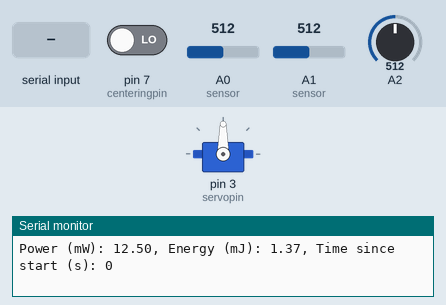
This sketch was run on a simulated Arduino Uno, built with avr-gcc and run on an emulated ATmega328P. Parts: servo, the last lines printed to the serial monitor. Inputs (shaded band) come from the test bench; at power-on: A0 (sensor) = 512, A1 (sensor) = 512, pin 7 (centeringpin) LOW, A2 = 512.

Above: at 1.2 s.
1.3 s: A0 (sensor) set to 716
At 5.1 s:
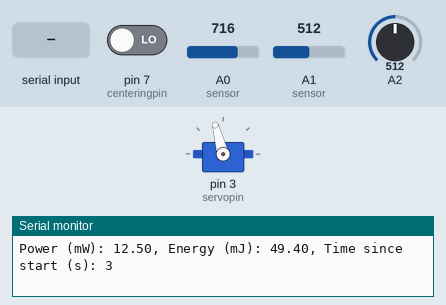
5.6 s: A1 (sensor) set to 716
7.3 s: A0 (sensor) set to 789
At 8.8 s:
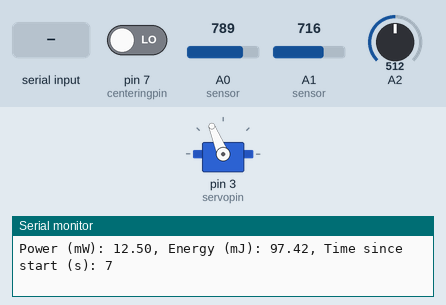
11.6 s: A0 (sensor) set to 814
At 14.4 s:
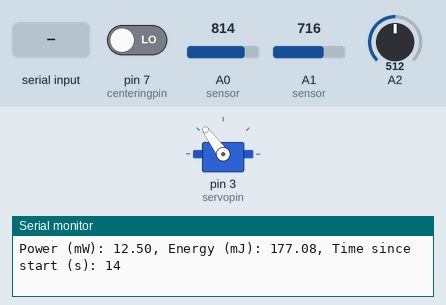
15.1 s: pin 7 (centeringpin) driven HIGH
17.0 s: "1" received over Serial
Timing chart, 0 to 20.0 s (numbered marks = the images above; inputs shaded):
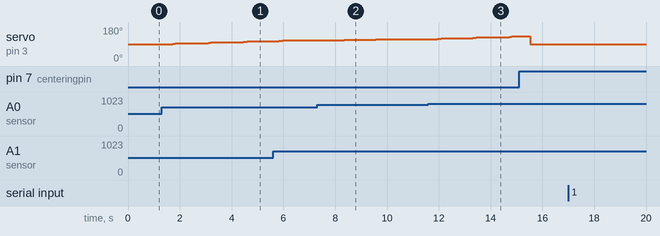

Measured:
- the behaviour switches between 796 and 797 on A0 (sensor) (found by bisection; images 2 and 3)
- after the input at 1.3 s, servo on pin 3 (servopin): moves from 90° to 105° over 2.9 s, starting after 0.43 s
- after the input at 7.3 s, servo on pin 3 (servopin): 110° → 112° after 1.0 s, → 114° 1.2 s later, → 116° 1.2 s later

The sketch:

sketch_de16a.ino
```cpp
#include <Servo.h>

#define SENSOR_MIN 0
#define SENSOR_MAX 1023
#define RANGE_COUNT 4

// max, angle
int difftoangle[RANGE_COUNT][2] = {
  {10, 0},
  {50, 1},
  {80, 2},
  {1024, 5}
};

int centeringpin = 7;

Servo servo0;
int servopin = 3;

int resistor = 500;

float energytotal_mJ = 0;

/* ----------------------------------------------------------------------------
 * Calculate power generated by the panel, using the voltage, and a known load
 * resistance
 *
 * Average sensor reading 100 times for better accuracy. Power is in milliwatts
 * because the panel generates power in the order of a few milliwatts.
 *
 * params: none
 *
 * return: power (mW)
 */
float power_calc(void)
{
  long accum = 0;
  for (int i = 0; i < 100; ++i)
  {
    accum += analogRead(A2);
    delay(1);
  }
  accum /= 100;

  float volts = ((float) accum * 5.0) / 1024.0;

  float power_W = (volts * volts) / (float) resistor;
  return power_W * 1000;
}

/* ----------------------------------------------------------------------------
 * Calculate total energy generated since start
 *
 * Energy is in millijoules because power is in milliwatts. Time is converted
 * from milliseconds to seconds.
 *
 * params: instantaneous power (mW)
 *
 * return: total energy (mJ)
 */
float energy_calc(float power_mW)
{
  static long t_previous = 0;
  long t_now = millis();

  energytotal_mJ += power_mW * (float)(t_now - t_previous) / 1000.0;
  t_previous = t_now;
  return energytotal_mJ;
}


/* ----------------------------------------------------------------------------
 * Read the value of the light sensors
 *
 * Averages sensor readings every 100ms, 5 times. This increases measurement
 * accuracy and reduces margin of error. Returns the difference between the
 * sensors.
 *
 * params: none
 *
 * return: difference in average sensor readings
 */
int sensor_read(void)
{
  int sensor0_avg = 0;
  int sensor1_avg = 0;

  for (int i = 0; i < 5; ++i)
  {
    sensor0_avg += analogRead(A0);
    sensor1_avg += analogRead(A1);
    delay(100);
  }
  sensor0_avg /= 5;
  sensor1_avg /= 5;

  return sensor1_avg - sensor0_avg;
}

/* ----------------------------------------------------------------------------
 * Look up the angle to move the motor, based on the difference in sensor
 * readings
 *
 * params: none
 *
 * return: change in angle
 */
int get_angle(void)
{
  int diff = sensor_read();

  // search table for angle based on difference
  for (int i = 0; i < RANGE_COUNT; ++i)
  {
    // greater than maximum difference for an angle
    if (abs(diff) > difftoangle[i][0])
    {
      // wrong pair
      continue;
    }
    else
    {
      // right pair
      int angle = difftoangle[i][1];
      return (diff < 0 ? angle : -angle);
    }
  }
}

/* ----------------------------------------------------------------------------
 * Change the angle of the servo based on the given angle
 *
 * The motor does not move if the new angle is out of range. The motor moves in
 * increments of one degree for smoothness.
 *
 * params: change in angle
 *
 * return: none
 */
void servo_move(int angle)
{
  int current = servo0.read();
  int newangle = current + angle;
  int direction = abs(angle)/angle;

  if (newangle > 15 && newangle < 165)
  {
    for (int i = 0; i < abs(angle); ++i)
    {
      servo0.write(current + direction);
      current = servo0.read();
      delay(50);
    }
  }
  return;
}


/* ----------------------------------------------------------------------------
 * Inialize serial port, servo, and i/o pins
 *
 * params: none
 *
 * return: none
 */
void setup(void)
{
  Serial.begin(9600);
  servo0.attach(servopin);
  pinMode(centeringpin, INPUT);
}

/* ----------------------------------------------------------------------------
 * The main processing loop
 *
 * params: none
 *
 * return: none
 */
void loop(void)
{
  // Serial read (unused)
  int count = Serial.available();
  if (count)
  {
    Serial.print("recieved: ");
    Serial.println(Serial.readString());
  }

  float power_mW = power_calc();
  float energy_mJ = energy_calc(power_mW);
  Serial.print("Power (mW): ");
  Serial.print(power_mW);
  Serial.print(", Energy (mJ): ");
  Serial.print(energy_mJ);
  Serial.print(", Time since start (s): ");
  Serial.println(millis() / 1000);

  // center motor and cancel movement if switch is on
  if (digitalRead(centeringpin))
  {
    servo0.write(90);
  }
  else if (int angle = get_angle())
  {
    servo_move(angle);
  }
  delay(500);
}
```
